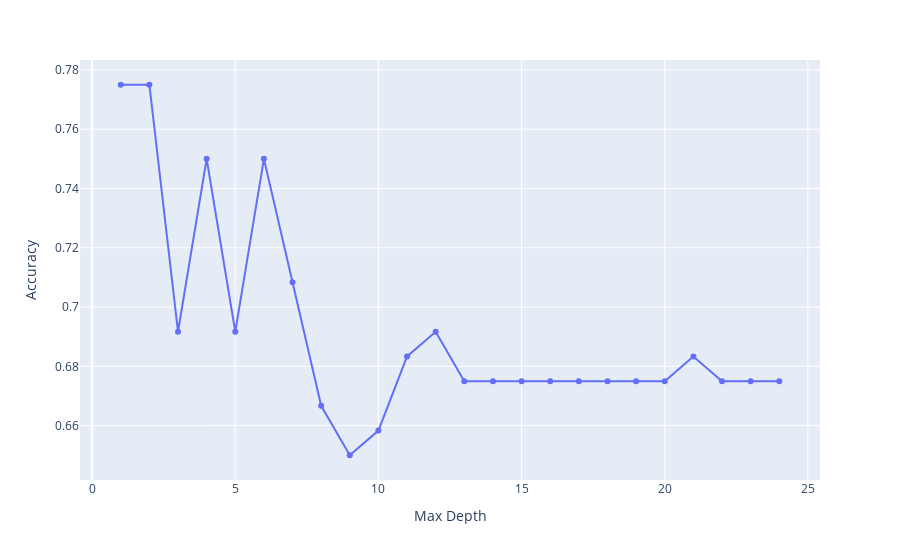

Notebook cell for this chart:
### Code cell
acc=[]
depth_size=[]
for i in range(1,25,1):
    clf_tree=DecisionTreeClassifier(max_depth=i)
    clf_tree.fit(x_train,y_train)
    acc.append(clf_tree.score(x_test,y_test))
    depth_size.append(i)
px.line(x=depth_size,y=acc,markers='*').update_layout(xaxis_title="Max Depth",yaxis_title="Accuracy",)

### Figure 1 — Plotly figure (JSON) as saved in the notebook; plotly's stock layout.template omitted (floating-point values rounded to 4 significant figures)
{"data": [{"hovertemplate": "x=%{x}<br>y=%{y}<extra></extra>", "legendgroup": "", "line": {"color": "#636efa", "dash": "solid"}, "marker": {"symbol": "circle"}, "mode": "lines+markers", "name": "", "orientation": "v", "showlegend": false, "type": "scatter", "x": [1, 2, 3, 4, 5, 6, 7, 8, 9, 10, 11, 12, 13, 14, 15, 16, 17, 18, 19, 20, 21, 22, 23, 24], "xaxis": "x", "y": [0.775, 0.775, 0.6917, 0.75, 0.6917, 0.75, 0.7083, 0.6667, 0.65, 0.6583, 0.6833, 0.6917, 0.675, 0.675, 0.675, 0.675, 0.675, 0.675, 0.675, 0.675, 0.6833, 0.675, 0.675, 0.675], "yaxis": "y"}], "layout": {"legend": {"tracegroupgap": 0}, "margin": {"t": 60}, "xaxis": {"anchor": "y", "domain": [0, 1], "title": {"text": "Max Depth"}}, "yaxis": {"anchor": "x", "domain": [0, 1], "title": {"text": "Accuracy"}}}}
